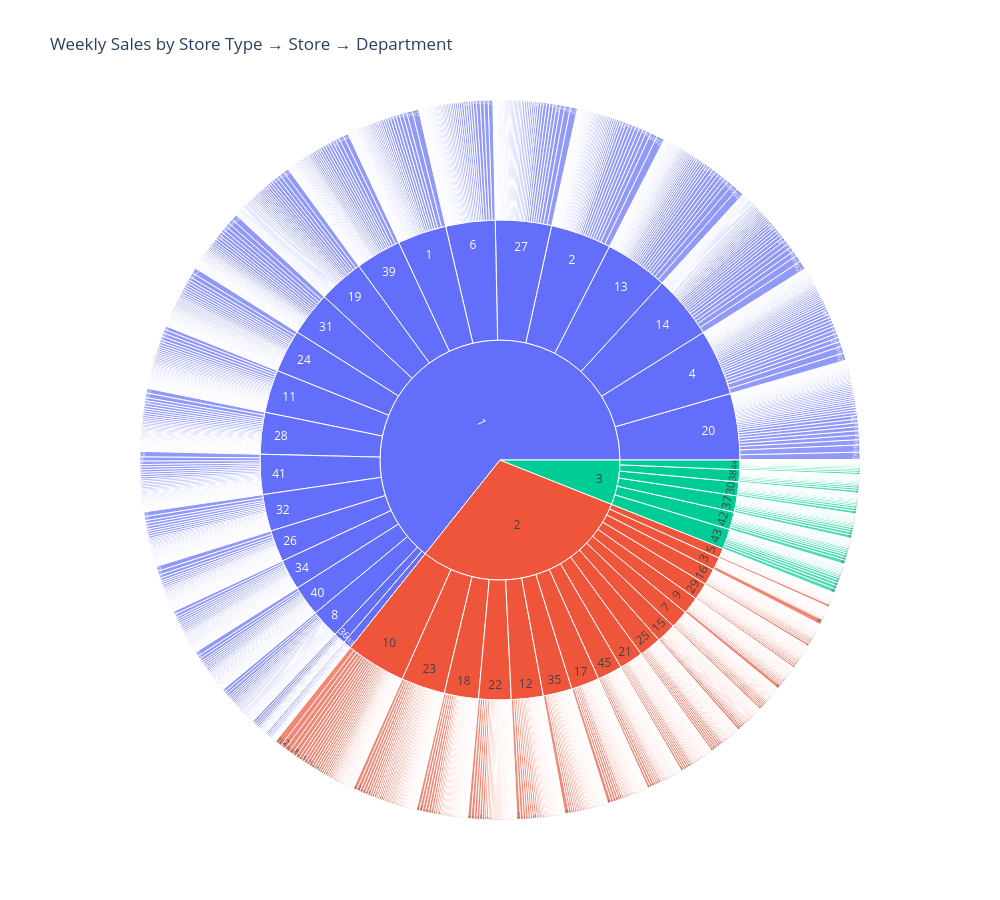

This figure's notebook cell:
### Code cell
# Aggregate data
sunburst_data = (
    dfSales_Combined_DataSet_Work
    .groupby(["Store_Type", "Store", "Dept"], as_index=False)
    ["Weekly_Sales"]
    .sum()
)

# Remove negative and zero sales
sunburst_data = sunburst_data[
    sunburst_data["Weekly_Sales"] > 0
]

# Convert hierarchy columns to strings
sunburst_data["Store_Type"] = sunburst_data["Store_Type"].astype(str)
sunburst_data["Store"] = sunburst_data["Store"].astype(str)
sunburst_data["Dept"] = sunburst_data["Dept"].astype(str)


fig = px.sunburst(
    sunburst_data,
    path=["Store_Type", "Store", "Dept"],
    values="Weekly_Sales",
    custom_data=["Store_Type", "Store", "Dept"],
    title="Weekly Sales by Store Type → Store → Department"
)

fig.update_traces(
    hovertemplate=
        "<b>Store Type:</b> %{customdata[0]}<br>" +
        "<b>Store Number:</b> %{customdata[1]}<br>" +
        "<b>Department:</b> %{customdata[2]}<br>" +
        "<b>Total Weekly Sales:</b> £%{value:,.0f}" +
        "<extra></extra>"
)


fig.update_layout(
    width=1000,
    height=900
)

fig.show()

### Figure 1 — Plotly figure (JSON) as saved in the notebook; plotly's stock layout.template omitted (floating-point values rounded to 4 significant figures; data arrays with more than 128 entries replaced by an {"elided": "..."} marker saying what was removed)
{"data": [{"branchvalues": "total", "customdata": {"elided": "3339x3 str values"}, "domain": {"x": [0, 1], "y": [0, 1]}, "hovertemplate": "<b>Store Type:</b> %{customdata[0]}<br><b>Store Number:</b> %{customdata[1]}<br><b>Department:</b> %{customdata[2]}<br><b>Total Weekly Sales:</b> $%{value:,.0f}<extra></extra>", "ids": {"elided": "3339 str values"}, "labels": {"elided": "3339 str values"}, "name": "", "parents": {"elided": "3339 str values"}, "type": "sunburst", "values": {"elided": "3339 float values"}}], "layout": {"height": 900, "legend": {"tracegroupgap": 0}, "title": {"text": "Weekly Sales by Store Type → Store → Department"}, "width": 1000}}
